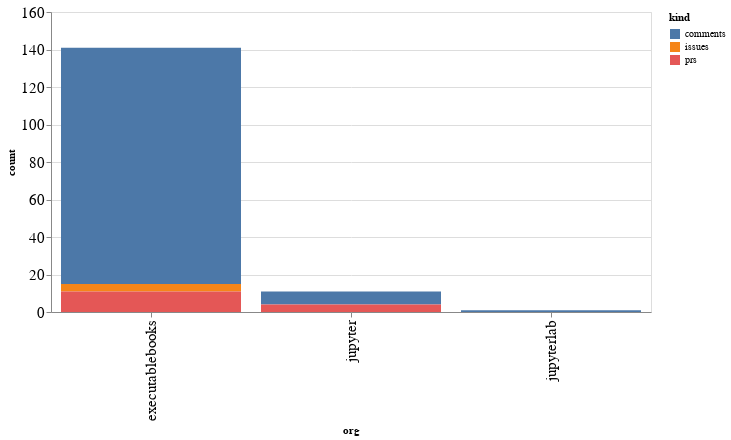

The cell this chart's notebook holds for it:
### Code cell
alt.Chart(org_summaries, width=600).mark_bar().encode(
    x='org',
    y='count',
    color='kind',
    tooltip="org"
)

### Figure 1 — Vega-Lite specification as saved in the notebook (floating-point values rounded to 4 significant figures)
{"config": {"axisLeft": {"labelFontSize": 15}, "axisBottom": {"labelFontSize": 15}}, "data": {"name": "data-ce6378a6289e96a86fa7b51fecf823eb"}, "mark": "bar", "encoding": {"color": {"type": "nominal", "field": "kind"}, "tooltip": {"type": "nominal", "field": "org"}, "x": {"type": "nominal", "field": "org"}, "y": {"type": "quantitative", "field": "count"}}, "width": 600, "$schema": "https://vega.github.io/schema/vega-lite/v4.8.1.json", "datasets": {"data-ce6378a6289e96a86fa7b51fecf823eb": [{"org": "executablebooks", "kind": "comments", "count": 126}, {"org": "executablebooks", "kind": "issues", "count": 4}, {"org": "executablebooks", "kind": "prs", "count": 11}, {"org": "jupyter", "kind": "comments", "count": 7}, {"org": "jupyter", "kind": "prs", "count": 4}, {"org": "jupyterlab", "kind": "comments", "count": 1}]}}
